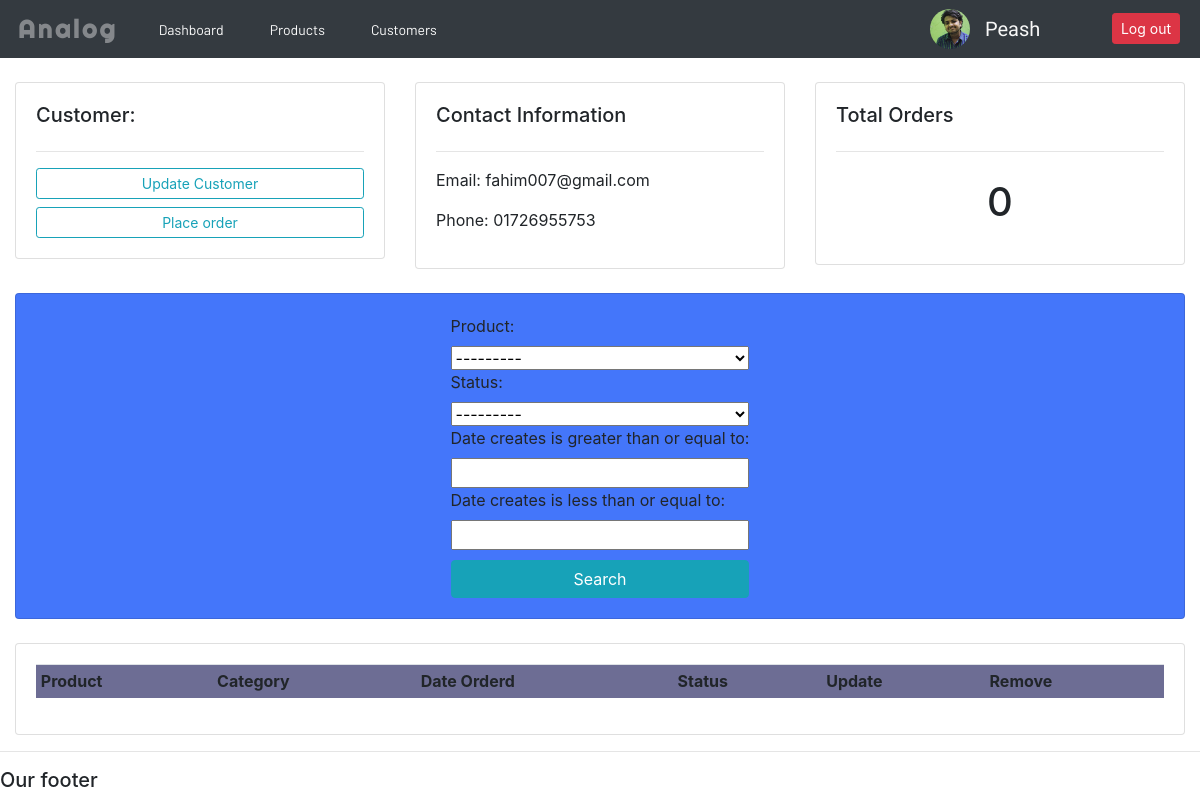
/customers/10/ (signed in), run on an earlier commit of the app's database.
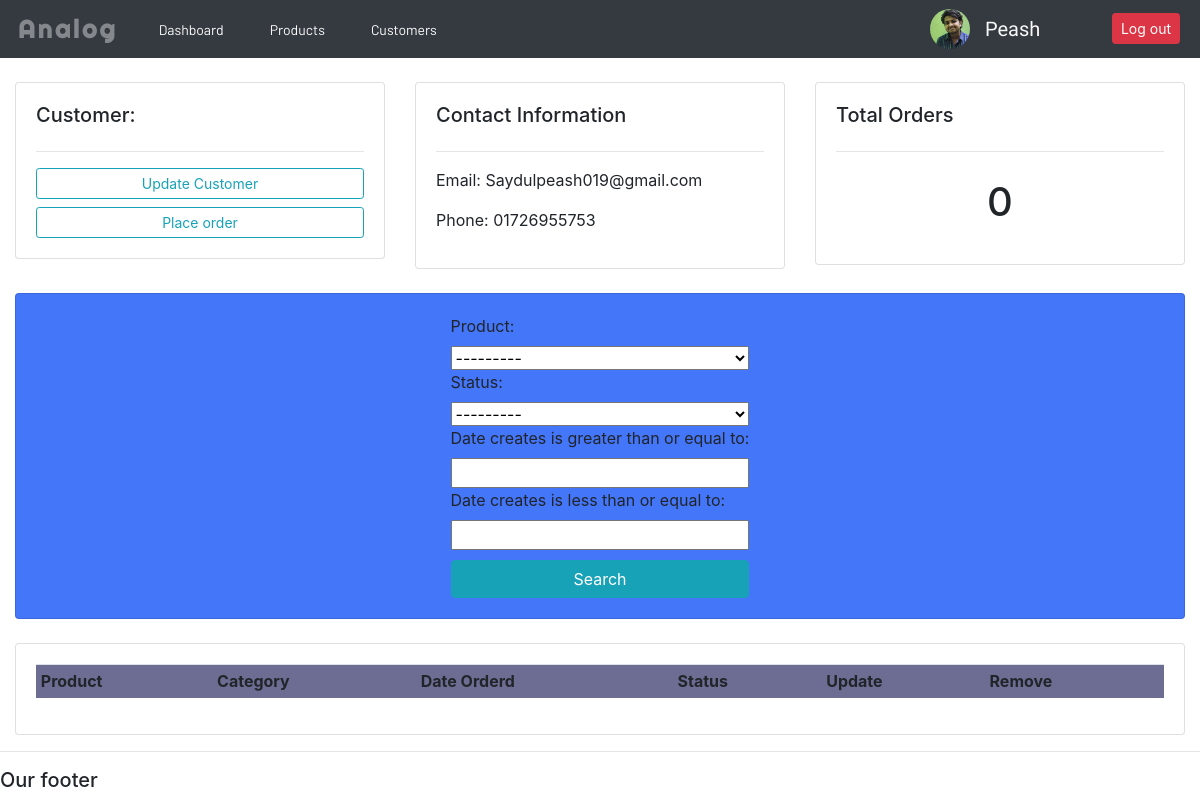
And on a later commit of the database.
### analog/models.py (models this page shows, shortened)
class Customer(models.Model):
    user = models.OneToOneField(User, null=True, on_delete=models.CASCADE)
    name = models.CharField(max_length=200, null=True)
    phone = models.CharField(max_length=11, null=True)
    image=models.ImageField(default='defult.png',null=True,blank=True)
    email = models.CharField(max_length=50, null=True)
    date_created = models.DateTimeField(auto_now_add=True)

### analog/c_decorators.py (the view)
        def wraper_function(request, *args, **kwargs):
            group = None
            if request.user.groups.exists():
                group = request.user.groups.all()[0].name
            if group in allowed_roles:
                return view_func(request, *args, **kwargs)
            else:
                return HttpResponse("you are not authorised to view this page..")

### analog/models.py (called while the page is built)
    def __str__(self):
        return self.name

### analog/views.py (called while the page is built)
@login_required(login_url='log_in')
@allowed_users(allowed_roles=['Admin'])
def customers(request, pk):
    customer = Customer.objects.get(id=pk)
    order = customer.order_set.all()
    o_length = order.count()
    myFilter = Orderfilter(request.GET, queryset=order)
    order = myFilter.qs
    context = {
        'customer': customer,
        'order': order,
        'len': o_length,
        'myFilter': myFilter,
    }
    return render(request, 'analog/customer.html', context)

### templates/analog/customer.html (shortened to what this page needs)
{%  extends 'analog/main.html' %}
{% block content %}
	<br>
<div class="row">
	<div class="col-md">
		<div class="card card-body">
			<h5>Customer:</h5>
			<hr>
			<a class="btn btn-outline-info  btn-sm btn-block" href="">Update Customer</a>
			<a class="btn btn-outline-info  btn-sm btn-block" href="{% url 'create_order' customer.id %}">Place order</a>
		</div>
	</div>
	<div class="col-md">
		<div class="card card-body">
			<h5>Contact Information</h5>
			<hr>
            <p>Email: {{ customer.email }}</p>
            <p>Phone: {{ customer.phone }}</p>
		</div>
	</div>
	<div class="col-md">
		<div class="card card-body">
			<h5>Total Orders</h5>
			<hr>
			<h1 style="text-align: center;padding: 10px">{{ len }}</h1>
		</div>
	</div>
</div>
<br>
<div class="row">
	<div class="col" >
		<div class="card card-body" style="background-color: #4476fa;display: flex;flex-direction: column;align-items: center;">
			<form method="get" style="display: flex;flex-direction: column;">
                {{ myFilter.form }}
		    <button class="btn btn-primary btn-info" type="submit" style="margin-top: 10px">Search</button>
		  </form>
		</div>
	</div>
</div>
<br>
<div class="row">
	<div class="col-md">
		<div class="card card-body">
			<table class="table table-sm">
				<tr>
					<th>Product</th>
					<th>Category</th>
					<th>Date Orderd</th>
					<th>Status</th>
					<th>Update</th>
					<th>Remove</th>
				</tr>
			</table>
		</div>
	</div>
</div>
{% endblock %}

What changed in the data, as far as the page shows it:
changed Customer: email "fahim007@gmail.com" → "Saydulpeash019@gmail.com"
